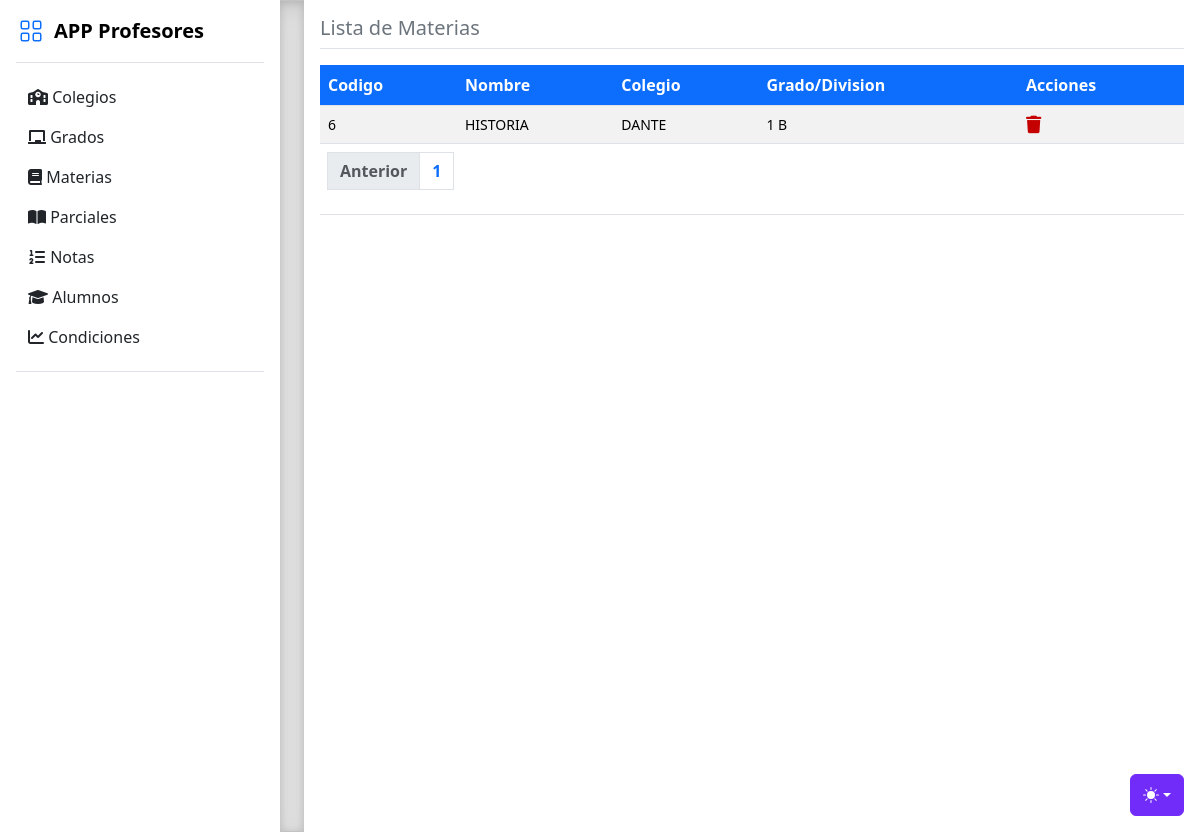
Page /materias/ver on the earlier database version.
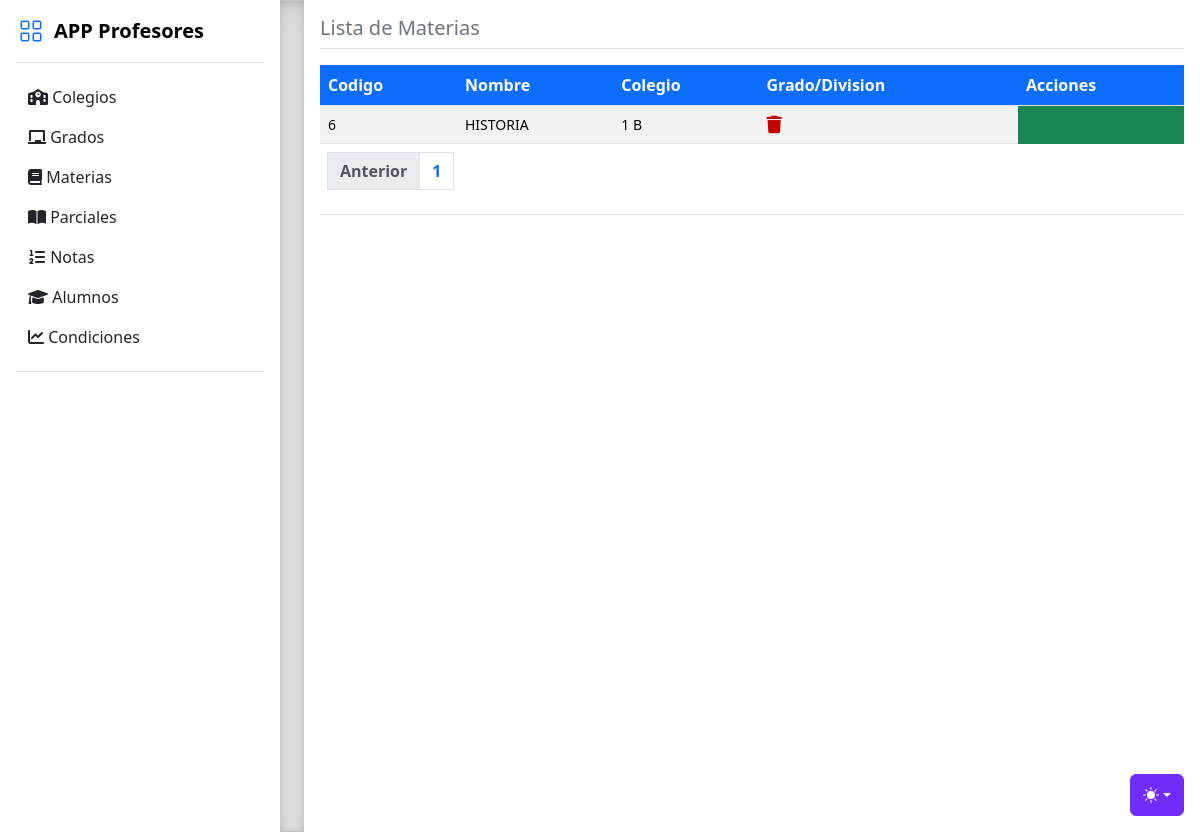
Same page on the later database version.
### tables this page shows
CREATE TABLE materias (
  id INTEGER PRIMARY KEY AUTOINCREMENT,
  nombre VARCHAR(255) NOT NULL,
  id_colegio INTEGER NOT NULL,
  id_grado INTEGER NOT NULL,
  FOREIGN KEY (id_colegio) REFERENCES colegios(id),
  FOREIGN KEY (id_grado) REFERENCES grados(id)
);

CREATE TABLE colegios (
  id INTEGER PRIMARY KEY AUTOINCREMENT,
  nombre VARCHAR(255) NOT NULL
);

CREATE TABLE grados (
  id INTEGER PRIMARY KEY AUTOINCREMENT,
  nombre VARCHAR(255) NOT NULL
, division TEXT);

### routers/materias.py (the view)
@router.get("/materias/ver")
def verMaterias(req:Request, page: int = 1):
    verDb = FuncionesDB()
    materias = verDb.mostrarTabla("materias")
    colegios = verDb.mostrarTabla("colegios")
    grados = verDb.mostrarTabla("grados")
    materias = verDb.mostrarTablaPaginada("materias", page, 15)
    total_materias = verDb.contarFilas("materias")
    total_paginas = math.ceil(total_materias / 15)
    return template.TemplateResponse("materias_ver.html", { "request" : req, "colegios": colegios, "grados": grados, "materias": materias, "page": page, "total_paginas": total_paginas })

### templates/materias_ver.html (shortened to what this page needs)
<!doctype html>
<html lang="es" data-bs-theme="auto">
  <head><script src="/templates/static/color-modes.js"></script>
    <link href="/templates/static/bootstrap.min.css" rel="stylesheet">
    <link href="/templates/static/style.css" rel="stylesheet">
    <link rel="stylesheet" href="https://cdnjs.cloudflare.com/ajax/libs/font-awesome/6.0.0-beta3/css/all.min.css" />
    <link rel="stylesheet" href="https://cdn.jsdelivr.net/npm/@docsearch/css@3">
    <link href="/templates/static/sidebars.css" rel="stylesheet">
  </head>
  <body>
    <div class="dropdown position-fixed bottom-0 end-0 mb-3 me-3 bd-mode-toggle">
      <button class="btn btn-bd-primary py-2 dropdown-toggle d-flex align-items-center"
              id="bd-theme"
              type="button"
              aria-expanded="false"
              data-bs-toggle="dropdown"
              aria-label="Toggle theme (auto)">
        <svg class="bi my-1 theme-icon-active" width="1em" height="1em"><use href="#circle-half"></use></svg>
      </button>
    </div>
<main class="d-flex flex-nowrap">
  <div class="flex-shrink-0 p-3" style="width: 280px;">
    <a href="/productos/ver_todos" class="d-flex align-items-center pb-3 mb-3 link-body-emphasis text-decoration-none border-bottom">
      <svg class="bi pe-none me-2" width="30" height="24" style="color: #0D6EFD;"><use xlink:href="#grid"/></svg>
      <span class="fs-5 fw-semibold">APP Profesores</span>
    </a>
    <ul class="list-unstyled ps-0">
      {% include 'menu.html' %}
  <div class="b-example-divider b-example-vr"></div>
  <div class="m-3 w-100 vh-100">
    <h5 class="text-secondary">Lista de Materias</h5>
    <div class="border-top mb-3 w-100"></div>
    <article>
      <table class="table table-striped m-0 bg-success text-white">
          <thead>
              <tr>
                  <th class="centrado bg-primary text-white">Codigo</th>
                  <th class="centrado bg-primary text-white">Nombre</th>
                  <th class="centrado bg-primary text-white">Colegio</th>
                  <th class="centrado bg-primary text-white">Grado/Division</th>
                  <th class="centrado bg-primary text-white">Acciones</th>
              </tr>
          </thead>
          <tbody>
          {% for materia in materias %}
              <tr>
                  <td class="centrado small">{{ materia[0] }}</td>
                  <td class="centrado small">{{ materia[1] }}</td>
                  {% for colegio in colegios %}
                  {% if colegio[0] == materia[2] %}
                  <td class="centrado small">{{ colegio[1] }}</td>
                  {% endif %}
                  {% endfor %}
                  {% for grado in grados %}
                  {% if grado[0] == materia[3] %}
                  <td class="centrado small">{{ grado[1] }} {{ grado[2] }}</td>
                  {% endif %}
                  {% endfor %}
                  <td class="centrado small">
                    <a href="borrar/{{ materia[0] }}"></a>
                      </td>
              </tr>
              {% endfor %}
              </div>
      <table class="table table-striped m-0">
          <thead><tr><th class="text-white m-0">
      <nav aria-label="Page navigation example m-0">
          <ul class="pagination">
              <li class="page-item">
                  {% if page > 1 %}
                      <a class="page-link" href="/materia/ver?page={{ page - 1 }}">Anterior</a>
                      {% else %}
                      <li class="page-item disabled">
                          <a class="page-link">Anterior</a>
                      </li>
                  {% endif %}
              </li>
              {% for i in range(total_paginas) %}
                  <li class="page-item"><a class="page-link" href="/materia/ver?page={{ i + 1 }}">{{ i + 1 }}</a></li>
              {% endfor %}
          </ul>
      </nav>
      </tr></thead>
  </table>
</main>
</body>
</html>

Differences in the rows shown:
removed colegios: nombre "DANTE"
